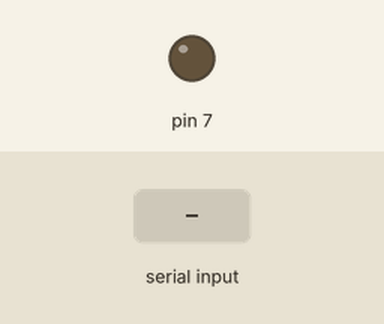
This sketch was run on a simulated Arduino Uno, built with avr-gcc and run on an emulated ATmega328P. Parts: output pins drawn as LEDs (lit = HIGH). The test bench sets the inputs (shaded band).

Above: at 1.2 s.
1.3 s: "1" received over Serial
At 2.1 s:
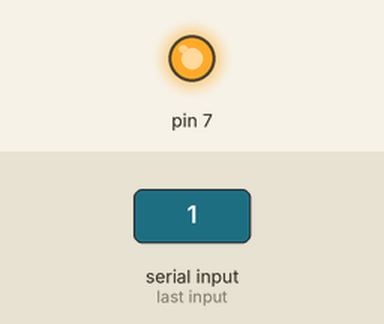
2.8 s: "0" received over Serial
At 3.2 s:
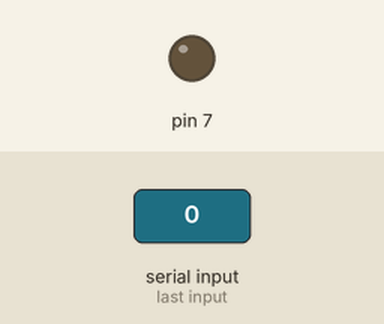
Timing chart, 0 to 5.8 s (numbered marks = the images above; inputs shaded):
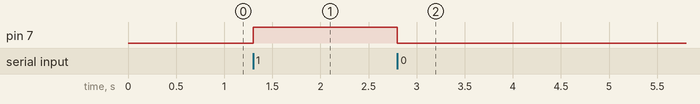

Measured:
- after the input at 1.3 s, pin 7: LOW → HIGH at once
- after the input at 2.8 s, pin 7: HIGH → LOW at once

The sketch:

ARVITask2SerialWrite.ino
```cpp
int data;

void setup() {
  Serial.begin(9600);
  pinMode(7, OUTPUT);
  digitalWrite (7, LOW);

}

void loop() {
while (Serial.available()){ // checks if data is being transmitted to device
  data = Serial.read(); // assings data the value that is transmitted by the python code
}

if (data == '1')
digitalWrite (7, HIGH);//turns led on

else if (data == '0')
digitalWrite (7, LOW);//turns led off

}
```
